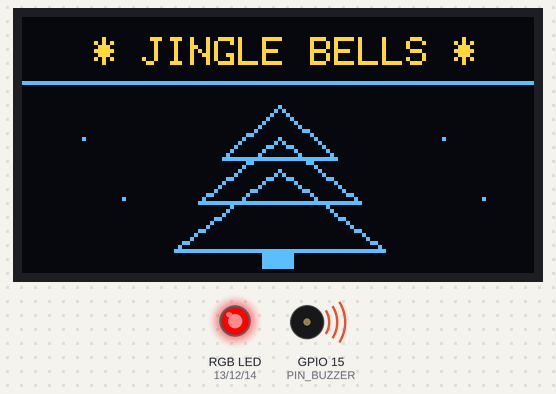
The sketch below on a simulated ESP32. Shown: 128×64 one-colour display, an RGB LED mixed from three pins (HIGH = lit), buzzer (waves = sounding). The OLED is the two-colour kind (top 16 rows yellow).

Above: at 0.73 s.
At 7.76 s:
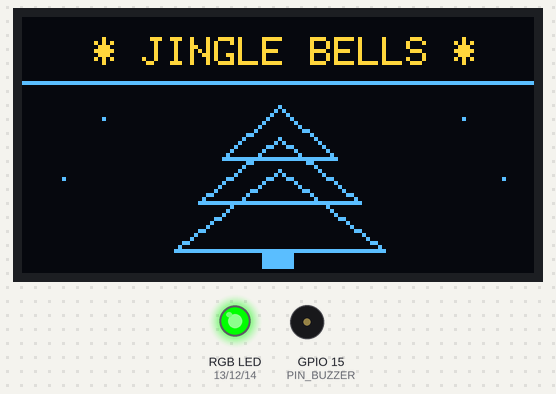
At 14.6 s:
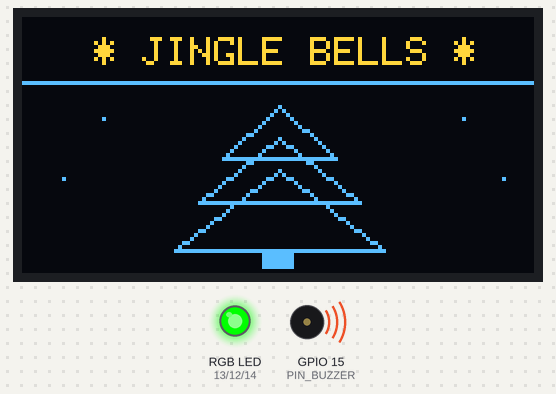
At 15.7 s:
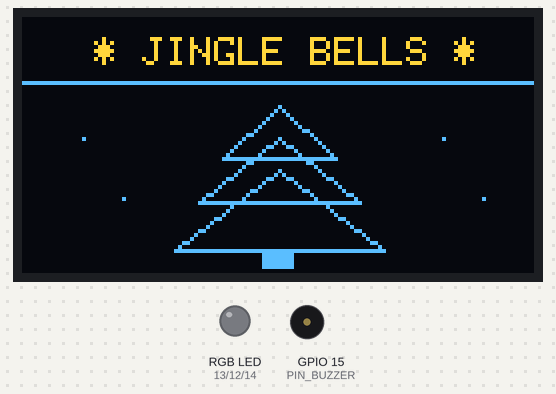
Timing chart, 0 to 40.0 s (numbered marks = the images above):
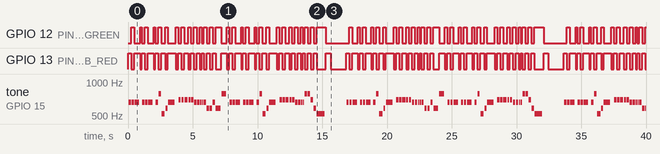

Measured:
- by itself, GPIO 12 (PIN_RGB_GREEN), GPIO 13 (PIN_RGB_RED): moves between LOW and HIGH, repeating every 16.8 s
- by itself, tone on GPIO 15 (PIN_BUZZER): plays 659 Hz for 0.18 s, 659 Hz for 0.18 s, 659 Hz for 0.36 s, 659 Hz for 0.18 s, 659 Hz for 0.18 s, 659 Hz for 0.36 s … (125 notes in this stretch)

The sketch:

test_jingle_bells.ino
```cpp
#include <Arduino.h>
#include <Wire.h>
#include <Adafruit_GFX.h>
#include <Adafruit_SSD1306.h>

#define SCREEN_WIDTH 128
#define SCREEN_HEIGHT 64
#define OLED_RESET -1
#define SCREEN_ADDRESS 0x3C

#define PIN_SCL 5 // D1
#define PIN_SDA 4 // D2

#define PIN_RGB_BLUE   14 // D5
#define PIN_RGB_GREEN  12 // D6
#define PIN_RGB_RED    13 // D7
#define PIN_BUZZER     15 // D8

Adafruit_SSD1306 display(SCREEN_WIDTH, SCREEN_HEIGHT, &Wire, OLED_RESET);

// Fréquences des notes (Hz)
#define NOTE_C5  523
#define NOTE_D5  587
#define NOTE_E5  659
#define NOTE_F5  698
#define NOTE_G5  784
#define NOTE_A5  880
#define NOTE_B5  988
#define NOTE_C6  1047
#define REST     0

// Notes de Jingle Bells (Vive le vent)
int melody[] = {
  // Jingle bells, jingle bells, jingle all the way
  NOTE_E5, NOTE_E5, NOTE_E5, REST,
  NOTE_E5, NOTE_E5, NOTE_E5, REST,
  NOTE_E5, NOTE_G5, NOTE_C5, NOTE_D5,
  NOTE_E5, REST,

  // Oh what fun it is to ride in a one-horse open sleigh
  NOTE_F5, NOTE_F5, NOTE_F5, NOTE_F5,
  NOTE_F5, NOTE_E5, NOTE_E5, NOTE_E5, NOTE_E5,
  NOTE_E5, NOTE_D5, NOTE_D5, NOTE_E5,
  NOTE_D5, NOTE_G5, REST,

  // Jingle bells, jingle bells, jingle all the way
  NOTE_E5, NOTE_E5, NOTE_E5, REST,
  NOTE_E5, NOTE_E5, NOTE_E5, REST,
  NOTE_E5, NOTE_G5, NOTE_C5, NOTE_D5,
  NOTE_E5, REST,

  // Oh what fun it is to ride in a one-horse open sleigh
  NOTE_F5, NOTE_F5, NOTE_F5, NOTE_F5,
  NOTE_F5, NOTE_E5, NOTE_E5, NOTE_E5, NOTE_E5,
  NOTE_G5, NOTE_G5, NOTE_F5, NOTE_D5,
  NOTE_C5, REST
};

// Durées des notes (en ms)
int durations[] = {
  180, 180, 360, 100,
  180, 180, 360, 100,
  180, 180, 250, 150,
  500, 150,

  180, 180, 250, 150,
  180, 180, 180, 100, 100,
  180, 180, 180, 180,
  360, 360, 150,

  180, 180, 360, 100,
  180, 180, 360, 100,
  180, 180, 250, 150,
  500, 150,

  180, 180, 250, 150,
  180, 180, 180, 100, 100,
  180, 180, 180, 180,
  600, 300
};

void setRGB(bool r, bool g, bool b) {
  digitalWrite(PIN_RGB_RED, r ? HIGH : LOW);
  digitalWrite(PIN_RGB_GREEN, g ? HIGH : LOW);
  digitalWrite(PIN_RGB_BLUE, b ? HIGH : LOW);
}

void setup() {
  pinMode(PIN_RGB_RED, OUTPUT);
  pinMode(PIN_RGB_GREEN, OUTPUT);
  pinMode(PIN_RGB_BLUE, OUTPUT);
  pinMode(PIN_BUZZER, OUTPUT);

  Wire.begin(PIN_SDA, PIN_SCL);
  display.begin(SSD1306_SWITCHCAPVCC, SCREEN_ADDRESS);
}

void loop() {
  int totalNotes = sizeof(melody) / sizeof(melody[0]);

  for (int i = 0; i < totalNotes; i++) {
    int note = melody[i];
    int duration = durations[i];

    // Ambiance Noël : Alternance Rouge et Vert sur la LED RGB
    if (i % 2 == 0) setRGB(true, false, false); // Rouge Noël
    else setRGB(false, true, false);           // Vert Sapin

    // Écran OLED avec animation sapin et cloches
    display.clearDisplay();
    display.setTextSize(1);
    display.setTextColor(SSD1306_WHITE);
    display.setCursor(18, 5);
    display.print("* JINGLE BELLS *");
    display.drawLine(0, 16, 127, 16, SSD1306_WHITE);

    // Dessin d'un sapin en géométrie
    display.drawTriangle(64, 22, 50, 35, 78, 35, SSD1306_WHITE);
    display.drawTriangle(64, 30, 44, 46, 84, 46, SSD1306_WHITE);
    display.drawTriangle(64, 38, 38, 58, 90, 58, SSD1306_WHITE);
    display.fillRect(60, 58, 8, 5, SSD1306_WHITE);

    // Étoiles de neige qui clignotent
    if (i % 2 == 0) {
      display.drawPixel(15, 30, SSD1306_WHITE);
      display.drawPixel(25, 45, SSD1306_WHITE);
      display.drawPixel(105, 30, SSD1306_WHITE);
      display.drawPixel(115, 45, SSD1306_WHITE);
    } else {
      display.drawPixel(20, 25, SSD1306_WHITE);
      display.drawPixel(10, 40, SSD1306_WHITE);
      display.drawPixel(110, 25, SSD1306_WHITE);
      display.drawPixel(120, 40, SSD1306_WHITE);
    }

    display.display();

    if (note != REST) {
      tone(PIN_BUZZER, note, duration);
    } else {
      noTone(PIN_BUZZER);
    }

    delay(duration * 1.15);
    noTone(PIN_BUZZER);
  }

  setRGB(false, false, false);
  delay(1200);
}
```
